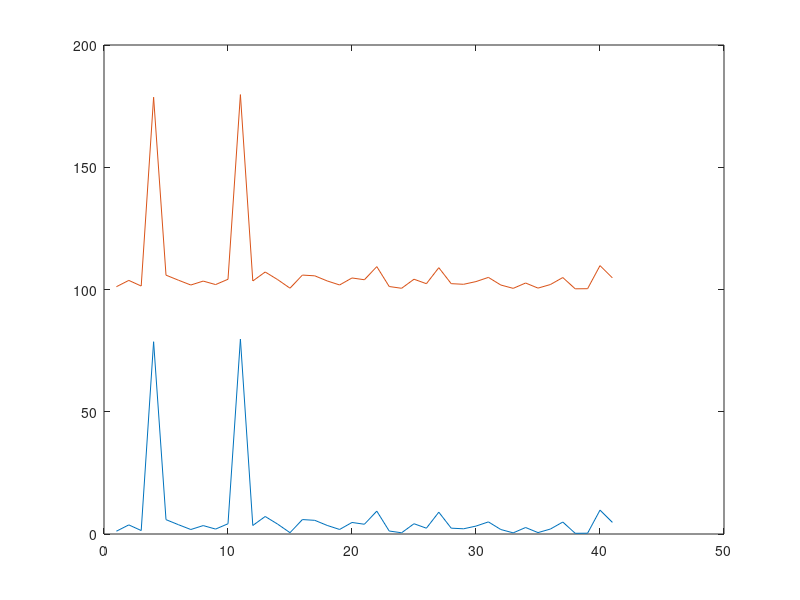
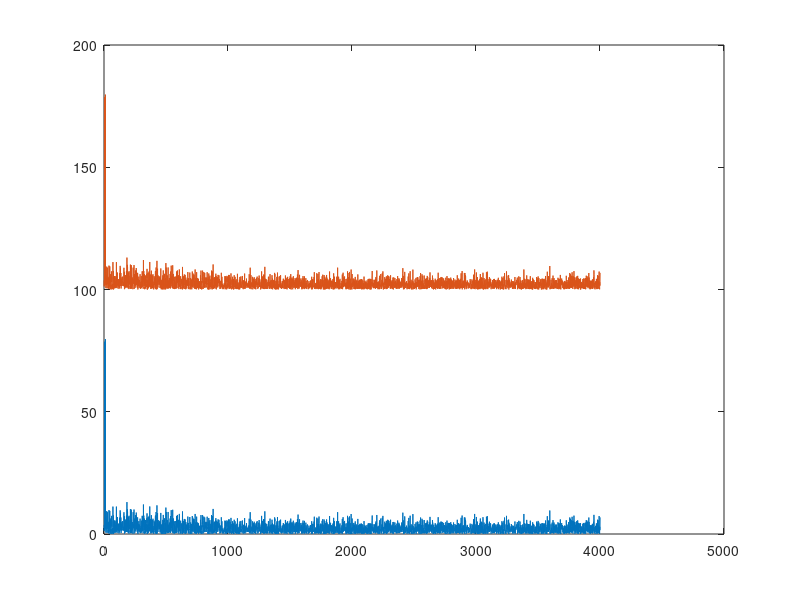

These charts were generated, in order, by the following MATLAB code:
% motif pseudo aleatoire `a trouver
code=rand(1,1024);code=code-mean(code);

% signal recu : code decal'e de 4 indices
signal=rand(1,16*1024);signal=signal-mean(signal);
for p=[4 11]
  signal(p:p+length(code)-1)=signal(p:p+length(code)-1)+code;
end

% matrice contenant les copies du code retard'e de 1 `a Nlag
for Nlag=[20 2000]
  matrice=zeros(2*Nlag+1,length(signal)); % longueur signal >> longueur code
  for N=-Nlag:Nlag
      matrice(N+Nlag+1,N+Nlag+1:Nlag+N+length(code))=code;
  end
  
  % correlation comme produit matriciel
  tic
  s1=signal*matrice.';
  toc
  figure
  plot(abs(s1))
  
  % correlation dans le domaine de Fourier
  hold on
  pkg load signal
  tic
  s2=xcorr(signal,code,2*Nlag)(2*Nlag+1:end);
  toc
  plot(abs(s2)+100)
end

% Elapsed time is 0.000374079 seconds. : matrix product, Nlag=20
% Elapsed time is 0.00329089 seconds.  : Fourier product, Nlag=20
% Elapsed time is 0.0215409 seconds.   : matrix product, Nlag=2000
% Elapsed time is 0.00253201 seconds.  : Fourier product, Nlag=2000
